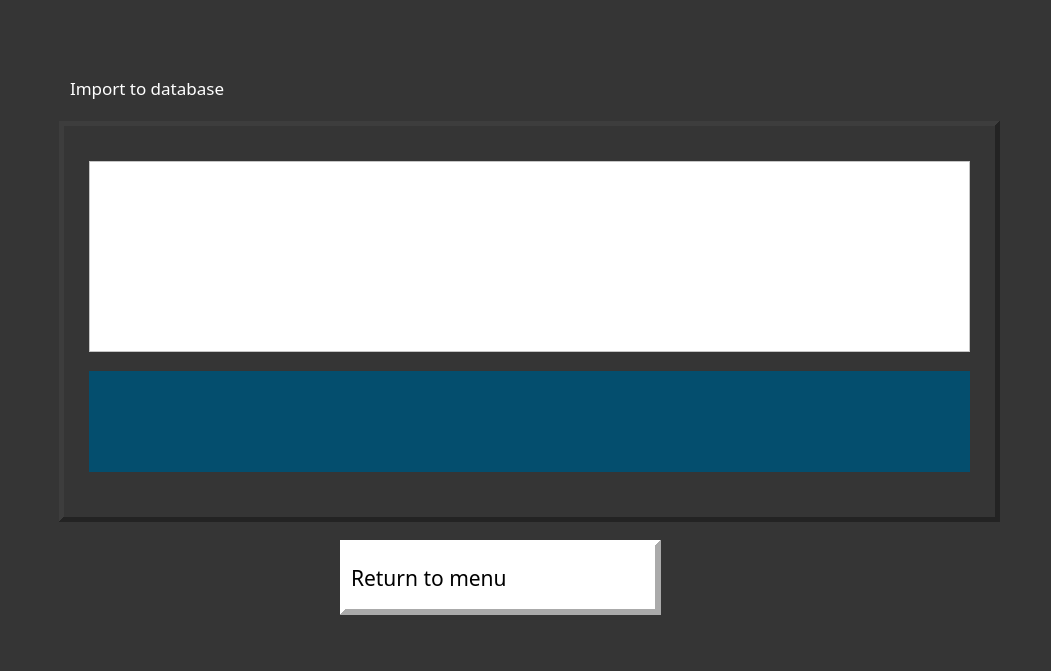
<?xml version="1.0" encoding="UTF-8"?>
<ui version="4.0">
 <class>importfinished_frame</class>
 <widget class="QDialog" name="importfinished_frame">
  <property name="geometry">
   <rect>
    <x>0</x>
    <y>0</y>
    <width>1051</width>
    <height>671</height>
   </rect>
  </property>
  <property name="cursor">
   <cursorShape>ArrowCursor</cursorShape>
  </property>
  <property name="windowTitle">
   <string>Dialog</string>
  </property>
  <property name="autoFillBackground">
   <bool>false</bool>
  </property>
  <property name="styleSheet">
   <string notr="true">background-color: rgb(53, 53, 53);</string>
  </property>
  <widget class="QLabel" name="title_lbl">
   <property name="geometry">
    <rect>
     <x>70</x>
     <y>50</y>
     <width>419</width>
     <height>75</height>
    </rect>
   </property>
   <property name="font">
    <font>
     <family>Small Fonts</family>
     <pointsize>13</pointsize>
    </font>
   </property>
   <property name="styleSheet">
    <string notr="true">color: rgb(255, 255, 255);</string>
   </property>
   <property name="frameShape">
    <enum>QFrame::NoFrame</enum>
   </property>
   <property name="frameShadow">
    <enum>QFrame::Plain</enum>
   </property>
   <property name="lineWidth">
    <number>0</number>
   </property>
   <property name="text">
    <string>Import to database</string>
   </property>
   <property name="margin">
    <number>1</number>
   </property>
  </widget>
  <widget class="QLabel" name="return_lbl">
   <property name="geometry">
    <rect>
     <x>340</x>
     <y>540</y>
     <width>321</width>
     <height>75</height>
    </rect>
   </property>
   <property name="font">
    <font>
     <family>8514oem</family>
     <pointsize>16</pointsize>
     <weight>50</weight>
     <italic>false</italic>
     <bold>false</bold>
    </font>
   </property>
   <property name="autoFillBackground">
    <bool>false</bool>
   </property>
   <property name="styleSheet">
    <string notr="true">background-color: rgb(255, 255, 255);</string>
   </property>
   <property name="frameShape">
    <enum>QFrame::Panel</enum>
   </property>
   <property name="frameShadow">
    <enum>QFrame::Raised</enum>
   </property>
   <property name="lineWidth">
    <number>6</number>
   </property>
   <property name="text">
    <string>Return to menu</string>
   </property>
   <property name="alignment">
    <set>Qt::AlignLeading|Qt::AlignLeft|Qt::AlignVCenter</set>
   </property>
   <property name="openExternalLinks">
    <bool>false</bool>
   </property>
  </widget>
  <widget class="QFrame" name="frame">
   <property name="geometry">
    <rect>
     <x>59</x>
     <y>121</y>
     <width>941</width>
     <height>401</height>
    </rect>
   </property>
   <property name="styleSheet">
    <string notr="true">color: rgb(255, 255, 255);</string>
   </property>
   <property name="frameShape">
    <enum>QFrame::Panel</enum>
   </property>
   <property name="frameShadow">
    <enum>QFrame::Raised</enum>
   </property>
   <property name="lineWidth">
    <number>5</number>
   </property>
   <widget class="QListWidget" name="log_list">
    <property name="geometry">
     <rect>
      <x>30</x>
      <y>40</y>
      <width>881</width>
      <height>191</height>
     </rect>
    </property>
    <property name="styleSheet">
     <string notr="true">background-color: rgb(255, 255, 255);
color: rgb(0, 0, 0);</string>
    </property>
   </widget>
   <widget class="QLabel" name="issuccessful_lbl">
    <property name="geometry">
     <rect>
      <x>30</x>
      <y>250</y>
      <width>881</width>
      <height>101</height>
     </rect>
    </property>
    <property name="styleSheet">
     <string notr="true">background-color: rgb(4, 78, 110);
color: rgb(0, 0, 0);</string>
    </property>
    <property name="text">
     <string/>
    </property>
   </widget>
  </widget>
  <zorder>title_lbl</zorder>
  <zorder>frame</zorder>
  <zorder>return_lbl</zorder>
 </widget>
 <resources/>
 <connections/>
</ui>
